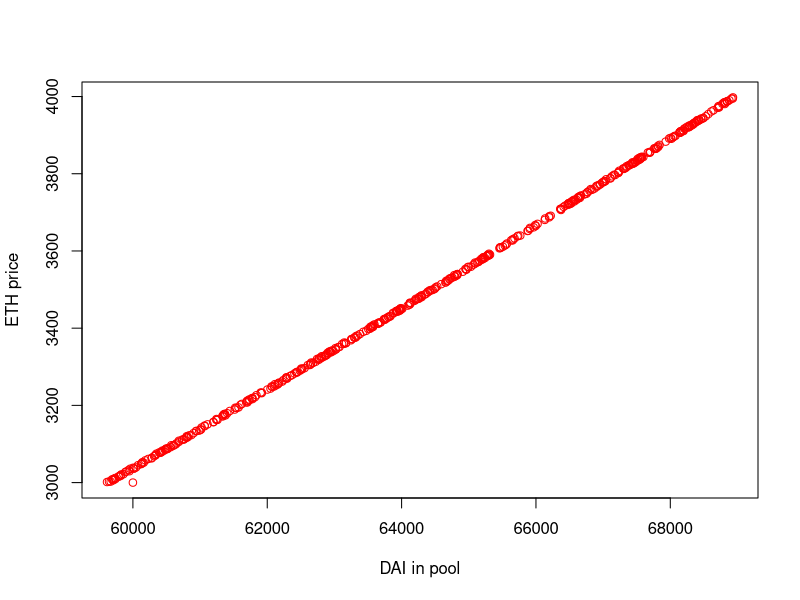
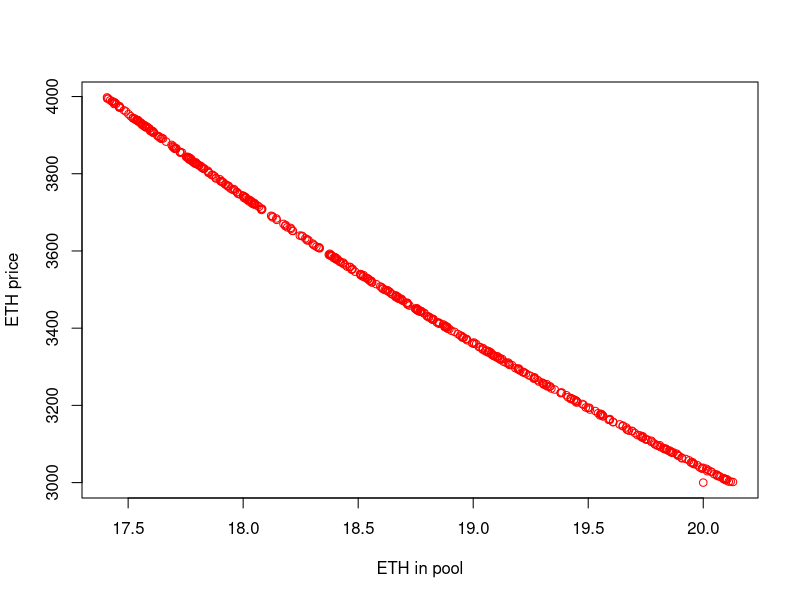

Generate these figures, in order, with R:
#!/usr/bin/env Rscript
library(glue)

# Simulator of constant product AMM (Uniswap V1/V2) 
# Formulas: 
# x * y = k
# Original whitepaper https://hackmd.io/@HaydenAdams/HJ9jLsfTz

# Initial system variables
x = 60000   # Initial DAI liquidity
y = 20      # Initial ETH liquidity
k = x * y   # k as per Uniswap formula
P = x / y   # Initial price of y in terms of x
n = 500     # Number of trades simulated
xReq = 0;   # Computed x

# Initial state as vector of x, y, k and price
initialState <- c(x, y, k, P)

# Generate matrix from initial state
mat <- matrix(initialState, byrow = TRUE, nrow = n, ncol =4)

# Generate random prices
randomPrices <- runif(n = n, min = 3000, max = 4000)

# Derived from Uniswap formula
getX <- function(k,y,P) {
  numerator = sqrt(k * P)
  denominator = P - y
  x = numerator / denominator
}

# Create the loop with r and c to iterate over the matrix
# Simulates trades
for (r in 1:nrow(mat))   
  for (c in 1:ncol(mat))
  # Skip the first line as it is the initial state
    if (r > 1) {
      if (c == 2)
        # Compute x based on k, y and P 
        xReq = ( getX(mat[r-1, 3], mat[r-1, 2], randomPrices[r]))
        mat[r, 1] = mat[r-1, 3] / xReq
        mat[r, 2] = xReq
        mat[r, 3] = xReq * mat[r-1, 3] / xReq
        mat[r, 4] = randomPrices[r]
      }

# Impermanent loss calculation
# Value of initial position at the end of the simulation
V0 = (x * 1) + (y * randomPrices[n])  

# Actual value of position at the end of the simulation
V1 = (mat[n, 1] * 1) + (mat[n, 2] * randomPrices[n]) 

print(V0)
print(V1)

IL = (V0 - V1)

# IL as percentage loss
IL = (IL / V0) * 100

# Print impermanent loss
glue::glue("Impermanent loss is {IL} %")

#print(mat)

# Plot results
XY <- data.frame(mat)

matplot(XY[,c(1)], XY[,c(4)], type = "p", lty = 1, col = c("red", "green"), pch = 1,
        xlab = "DAI in pool", ylab = "ETH price")

matplot(XY[,c(2)], XY[,c(4)], type = "p", lty = 1, col = c("red", "green"), pch = 1,
        xlab = "ETH in pool", ylab = "ETH price")

    

       